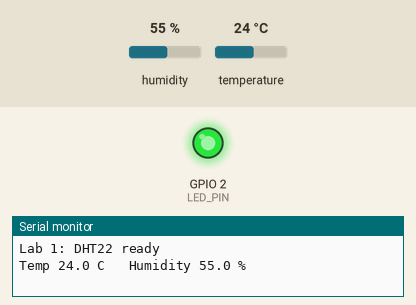
Simulated run of this sketch. Board: ESP32. Shown: output pins drawn as LEDs (lit = HIGH), the last lines printed to the serial monitor. The test bench sets the inputs (shaded band); at power-on: humidity 55 %, temperature 24 °C.

Above: at 1.0 s.
At 3.0 s:
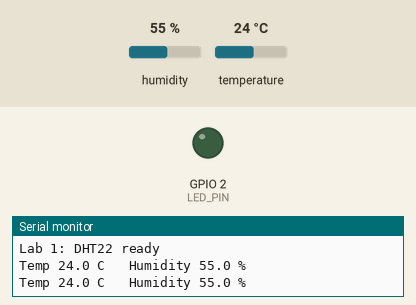
Timing chart, 0 to 5.2 s (numbered marks = the images above):
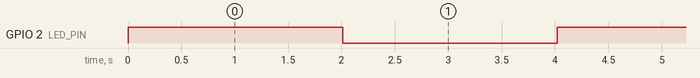

Measured:
- by itself, GPIO 2 (LED_PIN): alternates HIGH for 2.0 s and LOW for 2.0 s

The sketch:

sketch.ino
```cpp
// Lab 1 - First ESP32: blink an LED and read temperature & humidity (DHT22)
// Board: ESP32 DevKit V1 (30-pin) or Wokwi ESP32 DevKitC. Serial Monitor: 115200.
// Library: "DHT sensor library for ESPx" (by beegee_tokyo)
//
// Wiring
//   DHT22 VCC  -> 3V3
//   DHT22 DATA -> GPIO 4
//   DHT22 GND  -> GND
//   LED (+ 220 ohm resistor) -> GPIO 2  (the DevKit V1 also has an on-board LED on GPIO 2)

#include "DHTesp.h"

const int DHT_PIN = 4;
const int LED_PIN = 2;

DHTesp dht;

void setup() {
  Serial.begin(115200);
  pinMode(LED_PIN, OUTPUT);
  dht.setup(DHT_PIN, DHTesp::DHT22);   // use DHTesp::DHT11 if you have a DHT11
  Serial.println("Lab 1: DHT22 ready");
}

void loop() {
  digitalWrite(LED_PIN, !digitalRead(LED_PIN));   // blink once per reading

  TempAndHumidity d = dht.getTempAndHumidity();
  if (dht.getStatus() != 0) {
    Serial.println(String("Sensor read failed: ") + dht.getStatusString());
  } else {
    Serial.printf("Temp %.1f C   Humidity %.1f %%\n", d.temperature, d.humidity);
  }
  delay(2000);   // DHT22 needs at least 2 s between readings
}
```
